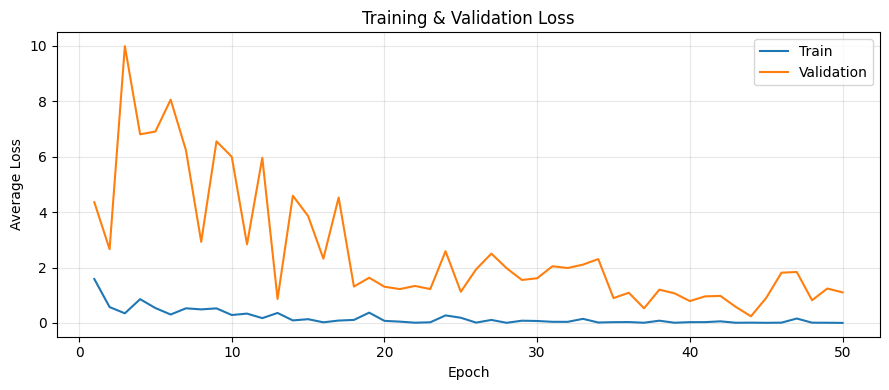

Source code (Python):
from typing import Sequence
import matplotlib.pyplot as plt


def plot_losses(train_losses: Sequence[float], val_losses: Sequence[float]) -> None:
    """Plot training and validation loss curves."""
    epochs = range(1, len(train_losses) + 1)
    plt.figure(figsize=(9, 4))
    plt.plot(epochs, train_losses, label="Train")
    plt.plot(epochs, val_losses, label="Validation")
    plt.xlabel("Epoch")
    plt.ylabel("Average Loss")
    plt.title("Training & Validation Loss")
    plt.legend()
    plt.grid(alpha=0.3)
    plt.tight_layout()
    plt.show()
